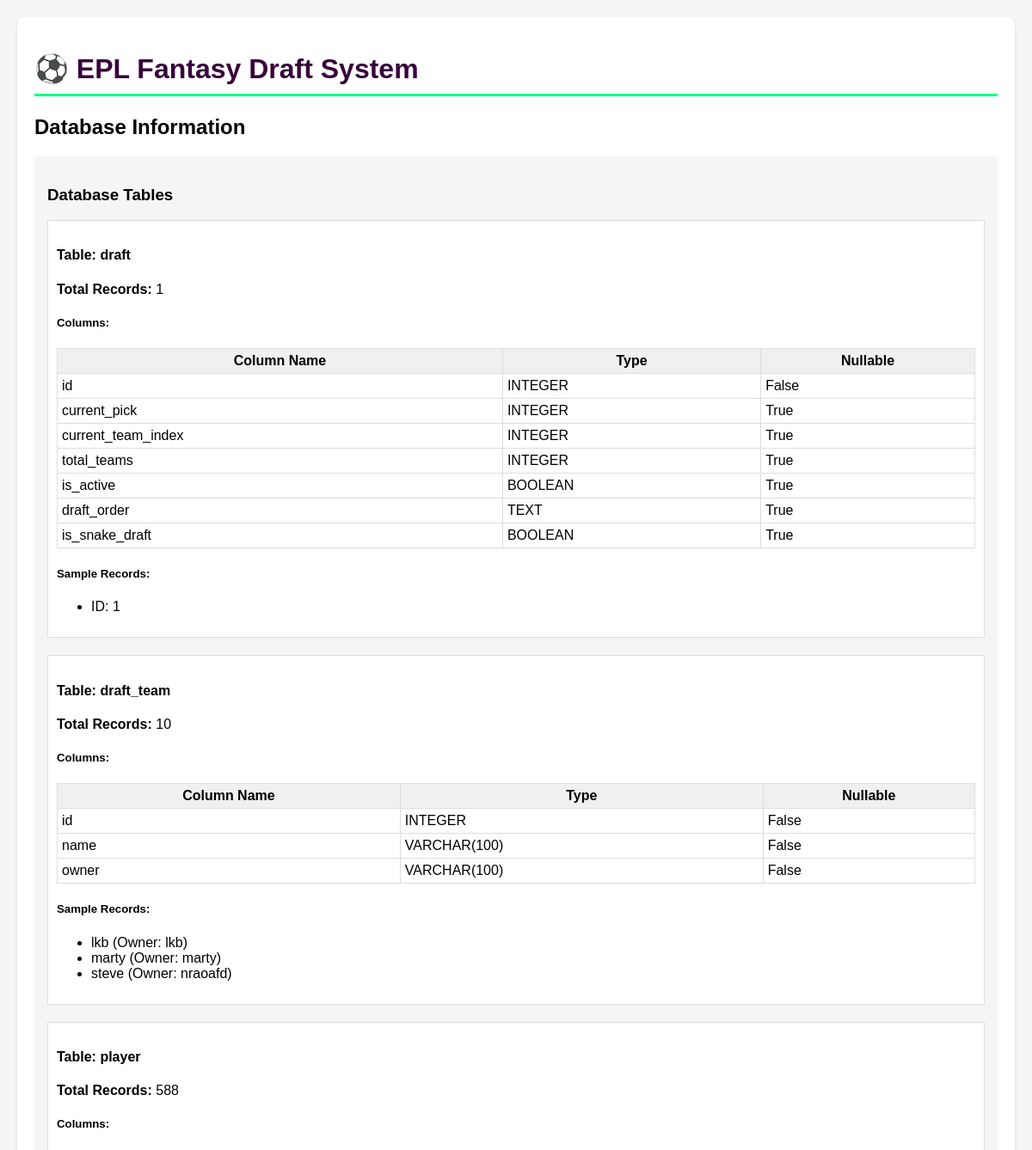
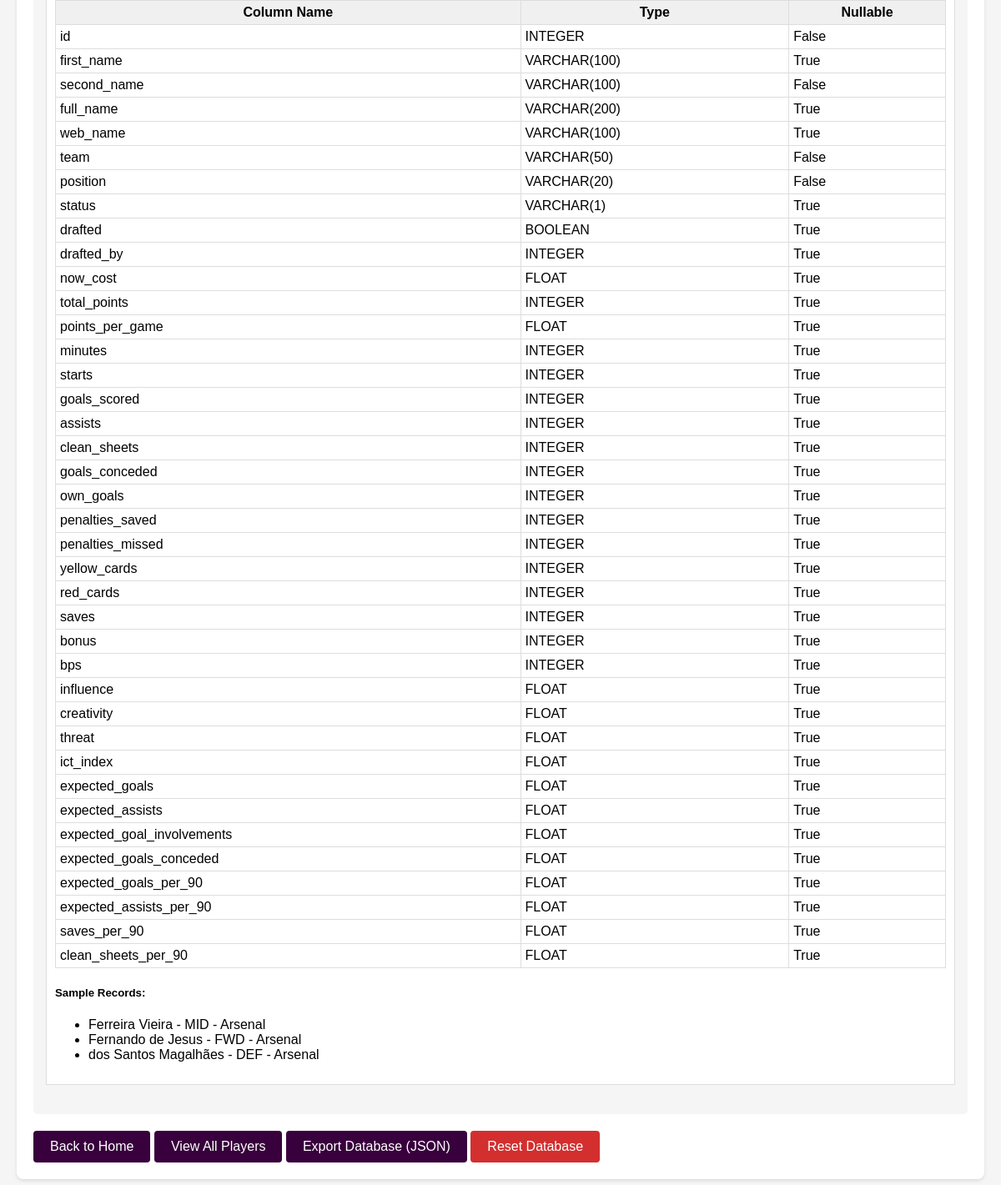
The page /admin/database on the database its author committed (2 pictures, top to bottom).
### app.py (models this page shows, shortened)
class Draft(db.Model):
    id = db.Column(db.Integer, primary_key=True)
    current_pick = db.Column(db.Integer, default=1)
    current_team_index = db.Column(db.Integer, default=0)
    total_teams = db.Column(db.Integer)
    is_active = db.Column(db.Boolean, default=True)
    draft_order = db.Column(db.Text)  # JSON string of team IDs
    is_snake_draft = db.Column(db.Boolean, default=True)  # New field!

class DraftTeam(db.Model):
    id = db.Column(db.Integer, primary_key=True)
    name = db.Column(db.String(100), nullable=False)
    owner = db.Column(db.String(100), nullable=False)
    players = db.relationship('Player', backref='draft_team', lazy=True)

class Player(db.Model):
    id = db.Column(db.Integer, primary_key=True)
    first_name = db.Column(db.String(100))
    second_name = db.Column(db.String(100), nullable=False)
    full_name = db.Column(db.String(200))
    web_name = db.Column(db.String(100))  # Display name
    team = db.Column(db.String(50), nullable=False)
    position = db.Column(db.String(20), nullable=False)
    status = db.Column(db.String(1))  # a=available, i=injured, s=suspended
    drafted = db.Column(db.Boolean, default=False)
    drafted_by = db.Column(db.Integer, db.ForeignKey('draft_team.id'), nullable=True)
    now_cost = db.Column(db.Float, default=0.0)  # Current price
    total_points = db.Column(db.Integer, default=0)
    points_per_game = db.Column(db.Float, default=0.0)
    minutes = db.Column(db.Integer, default=0)
    starts = db.Column(db.Integer, default=0)
    goals_scored = db.Column(db.Integer, default=0)
    assists = db.Column(db.Integer, default=0)
    clean_sheets = db.Column(db.Integer, default=0)
    goals_conceded = db.Column(db.Integer, default=0)
    own_goals = db.Column(db.Integer, default=0)
    penalties_saved = db.Column(db.Integer, default=0)
    penalties_missed = db.Column(db.Integer, default=0)
    yellow_cards = db.Column(db.Integer, default=0)
    red_cards = db.Column(db.Integer, default=0)
    saves = db.Column(db.Integer, default=0)
    bonus = db.Column(db.Integer, default=0)
    bps = db.Column(db.Integer, default=0)
    influence = db.Column(db.Float, default=0.0)
    creativity = db.Column(db.Float, default=0.0)
    threat = db.Column(db.Float, default=0.0)
    ict_index = db.Column(db.Float, default=0.0)
    expected_goals = db.Column(db.Float, default=0.0)
    expected_assists = db.Column(db.Float, default=0.0)
    expected_goal_involvements = db.Column(db.Float, default=0.0)
    expected_goals_conceded = db.Column(db.Float, default=0.0)
    expected_goals_per_90 = db.Column(db.Float, default=0.0)
    expected_assists_per_90 = db.Column(db.Float, default=0.0)
    saves_per_90 = db.Column(db.Float, default=0.0)
    clean_sheets_per_90 = db.Column(db.Float, default=0.0)
    @property
    def name(self):
        return self.web_name or self.second_name

### app.py (the view)
@app.route('/admin/database')
def admin_database():
    try:
        from sqlalchemy import inspect
        inspector = inspect(db.engine)
        tables = inspector.get_table_names()
        db_info = {}
        for table in tables:
            columns = inspector.get_columns(table)
            if table == 'player':
                count = Player.query.count()
                sample = Player.query.limit(5).all()
            elif table == 'draft_team':
                count = DraftTeam.query.count()
                sample = DraftTeam.query.limit(5).all()
            elif table == 'draft':
                count = Draft.query.count()
                sample = Draft.query.limit(5).all()
            else:
                count = 0
                sample = []
            db_info[table] = {
                'columns': columns,
                'count': count,
                'sample': sample
            }
        return render_template('admin_database.html', db_info=db_info, tables=tables)
    except Exception as e:
        return f"Error inspecting database: {str(e)}"

### templates/admin_database.html
{% extends "base.html" %}
{% block content %}
<h2>Database Information</h2>
<div style="background-color: #f5f5f5; padding: 15px; border-radius: 5px; margin-bottom: 20px;">
    <h3>Database Tables</h3>
    {% for table in tables %}
        <div style="margin-bottom: 20px; border: 1px solid #ddd; padding: 10px; background-color: white;">
            <h4>Table: {{ table }}</h4>
            <p><strong>Total Records:</strong> {{ db_info[table].count }}</p>
            <h5>Columns:</h5>
            <table style="width: 100%; border-collapse: collapse;">
                <tr style="background-color: #f0f0f0;">
                    <th style="border: 1px solid #ddd; padding: 5px;">Column Name</th>
                    <th style="border: 1px solid #ddd; padding: 5px;">Type</th>
                    <th style="border: 1px solid #ddd; padding: 5px;">Nullable</th>
                </tr>
                {% for col in db_info[table].columns %}
                <tr>
                    <td style="border: 1px solid #ddd; padding: 5px;">{{ col.name }}</td>
                    <td style="border: 1px solid #ddd; padding: 5px;">{{ col.type }}</td>
                    <td style="border: 1px solid #ddd; padding: 5px;">{{ col.nullable }}</td>
                </tr>
                {% endfor %}
            </table>
            {% if db_info[table].sample %}
            <h5>Sample Records:</h5>
            <ul>
                {% for item in db_info[table].sample[:3] %}
                    <li>
                        {% if table == 'player' %}
                            {{ item.name }} - {{ item.position }} - {{ item.team }}
                        {% elif table == 'draft_team' %}
                            {{ item.name }} (Owner: {{ item.owner }})
                        {% else %}
                            ID: {{ item.id }}
                        {% endif %}
                    </li>
                {% endfor %}
            </ul>
            {% endif %}
        </div>
    {% endfor %}
</div>
<div style="margin-top: 20px;">
    <a href="/" class="btn">Back to Home</a>
    <a href="/admin/players" class="btn">View All Players</a>
    <a href="/admin/export_db" class="btn">Export Database (JSON)</a>
    <a href="/admin/reset_database" class="btn" style="background-color: #d32f2f;">Reset Database</a>
</div>
{% endblock %}

### templates/base.html (shortened to what this page needs)
<!DOCTYPE html>
<html>
<head>
</head>
<body>
    <div class="container">
        <h1>⚽ EPL Fantasy Draft System</h1>
        {% block content %}{% endblock %}
    </div>
</body>
</html>

### templates/base.html (style rules this page uses)
body { font-family: Arial, sans-serif; margin: 0; padding: 20px; background-color: #f5f5f5; }
.container { max-width: 1200px; margin: 0 auto; background-color: white; padding: 20px; border-radius: 8px; box-shadow: 0 2px 4px rgba(0,0,0,0.1); }
h1 { color: #38003c; border-bottom: 3px solid #00ff85; padding-bottom: 10px; }
.btn { background-color: #38003c; color: white; padding: 10px 20px; border: none; border-radius: 4px; cursor: pointer; text-decoration: none; display: inline-block; }

### rows shown on the page
Draft: id "1"
DraftTeam: name "lkb", owner "lkb"
DraftTeam: name "marty", owner "marty"
DraftTeam: name "steve", owner "nraoafd"
Player: name "Ferreira Vieira", position "MID", team "Arsenal"
Player: name "Fernando de Jesus", position "FWD", team "Arsenal"
Player: name "dos Santos Magalhães", position "DEF", team "Arsenal"

### other values the page prints
{{ table }} "draft" "draft_team" "player"
{{ db_info[table].count }} "1" "10" "588"
{{ col.name }} "id" "current_pick" "current_team_index" "total_teams" "is_active" "draft_order" "is_snake_draft" "id" "name" "owner" "id" "first_name" "second_name" "full_name" "web_name" "team" "position" "status" "drafted" "drafted_by" "now_cost" "total_points" "points_per_game" "minutes" "starts" "goals_scored" "assists" "clean_sheets" "goals_conceded" "own_goals" "penalties_saved" "penalties_missed" "yellow_cards" "red_cards" "saves" "bonus" "bps" "influence" "creativity" "threat" "ict_index" "expected_goals" "expected_assists" "expected_goal_involvements" "expected_goals_conceded" "expected_goals_per_90" "expected_assists_per_90" "saves_per_90" "clean_sheets_per_90"
{{ col.type }} "INTEGER" "INTEGER" "INTEGER" "INTEGER" "BOOLEAN" "TEXT" "BOOLEAN" "INTEGER" "VARCHAR(100)" "VARCHAR(100)" "INTEGER" "VARCHAR(100)" "VARCHAR(100)" "VARCHAR(200)" "VARCHAR(100)" "VARCHAR(50)" "VARCHAR(20)" "VARCHAR(1)" "BOOLEAN" "INTEGER" "FLOAT" "INTEGER" "FLOAT" "INTEGER" "INTEGER" "INTEGER" "INTEGER" "INTEGER" "INTEGER" "INTEGER" "INTEGER" "INTEGER" "INTEGER" "INTEGER" "INTEGER" "INTEGER" "INTEGER" "FLOAT" "FLOAT" "FLOAT" "FLOAT" "FLOAT" "FLOAT" "FLOAT" "FLOAT" "FLOAT" "FLOAT" "FLOAT" "FLOAT"
{{ col.nullable }} "False" "True" "True" "True" "True" "True" "True" "False" "False" "False" "False" "True" "False" "True" "True" "False" "False" "True" "True" "True" "True" "True" "True" "True" "True" "True" "True" "True" "True" "True" "True" "True" "True" "True" "True" "True" "True" "True" "True" "True" "True" "True" "True" "True" "True" "True" "True" "True" "True"
